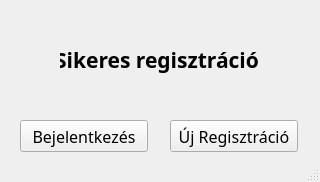
<?xml version="1.0" encoding="UTF-8"?>
<ui version="4.0">
 <class>MainWindow</class>
 <widget class="QMainWindow" name="MainWindow">
  <property name="geometry">
   <rect>
    <x>0</x>
    <y>0</y>
    <width>320</width>
    <height>182</height>
   </rect>
  </property>
  <property name="windowTitle">
   <string>MainWindow</string>
  </property>
  <widget class="QWidget" name="centralwidget">
   <widget class="QPushButton" name="newRegisterButton">
    <property name="geometry">
     <rect>
      <x>170</x>
      <y>120</y>
      <width>128</width>
      <height>32</height>
     </rect>
    </property>
    <property name="font">
     <font>
      <family>Corbel</family>
      <pointsize>12</pointsize>
     </font>
    </property>
    <property name="text">
     <string>Új Regisztráció</string>
    </property>
   </widget>
   <widget class="QLabel" name="successLabel">
    <property name="enabled">
     <bool>true</bool>
    </property>
    <property name="geometry">
     <rect>
      <x>60</x>
      <y>20</y>
      <width>200</width>
      <height>80</height>
     </rect>
    </property>
    <property name="font">
     <font>
      <family>Corbel</family>
      <pointsize>16</pointsize>
      <bold>true</bold>
     </font>
    </property>
    <property name="layoutDirection">
     <enum>Qt::LeftToRight</enum>
    </property>
    <property name="styleSheet">
     <string notr="true"/>
    </property>
    <property name="frameShape">
     <enum>QFrame::NoFrame</enum>
    </property>
    <property name="text">
     <string>Sikeres regisztráció!</string>
    </property>
    <property name="textFormat">
     <enum>Qt::PlainText</enum>
    </property>
    <property name="scaledContents">
     <bool>true</bool>
    </property>
    <property name="alignment">
     <set>Qt::AlignCenter</set>
    </property>
   </widget>
   <widget class="QPushButton" name="toLoginScreenButton">
    <property name="geometry">
     <rect>
      <x>20</x>
      <y>120</y>
      <width>128</width>
      <height>32</height>
     </rect>
    </property>
    <property name="font">
     <font>
      <family>Corbel</family>
      <pointsize>12</pointsize>
     </font>
    </property>
    <property name="text">
     <string>Bejelentkezés</string>
    </property>
   </widget>
  </widget>
  <widget class="QStatusBar" name="statusbar"/>
 </widget>
 <resources/>
 <connections/>
</ui>
